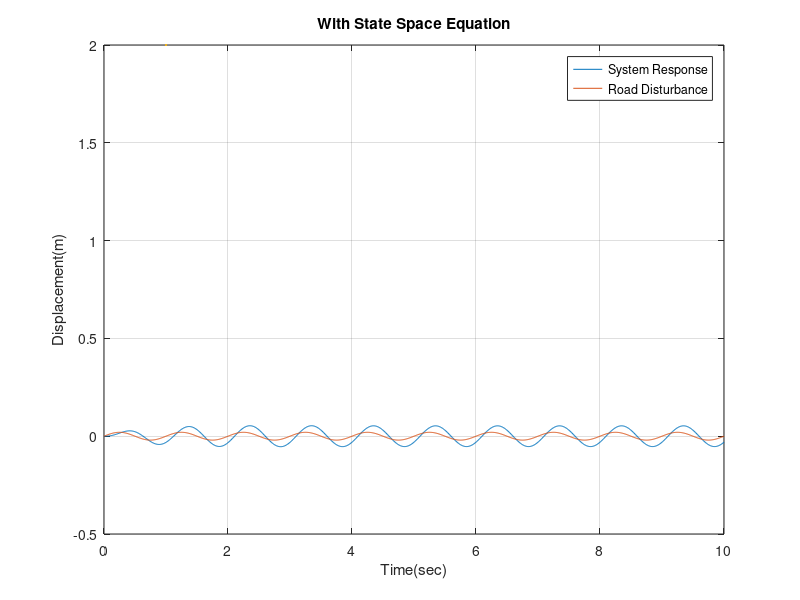

MATLAB code for this plot:
%% My Simulation
clc; clear; close all;clearvars;

sim = 10;
ts = 0.01;
t = 0:ts:sim;
ud = zeros(size(t));
t_new = t(1:1001);
%ud(1:101) = 0.3*(1-cos(2*pi*t(1:101)));
%ud(1:1001) = 0.01*sin(15*pi*t_new) + 0.02*sin(10*pi*t_new + pi/2) + 0.03*sin(pi*t_new);
ud(1:1001) = 0.02*sin(2*pi*t_new);
uc = zeros(size(t));
u = [uc; ud];

% Physical parameters
m_car = 320;    % kg
m_wheel = 40;   % kg
k_car = 18000 ; % N/m
k_wheel = 200000; % N/m
c_car = 1000;   % N/m/s
%c_wheel = 60;   % N/m/s

% State matrices
A = [ 0 1 0 0; [-k_car -c_car k_car c_car]/m_car ; 0 0 0 1; [k_car c_car (-k_car-k_wheel) -c_car]/m_wheel];
B = [ 0 0; 0 1/m_car ; 0 0 ; [-1 (k_wheel)]/m_wheel];
C = [1 0 0 0];
D = [0 0];

%subplot(2,1,1);
figure(1);
sys = ss(A,B,C,D);
%plot(t,lsim(sys,u,t),t,ud,'k:',LineWidth=1);
plot(t,lsim(sys,u,t),t,ud,LineWidth=2);
legend('System Response','Road Disturbance');
xlabel('Time(sec)');ylabel('Displacement(m)');
title('With State Space Equation');
grid on;

% [b, a] = ss2tf(A,B,C,D,2);
% 
% tf_sys = tf(b, a);
% %subplot(2,1,2);
% figure(2);
% plot(t,lsim(tf_sys,ud,t),t,ud,'k:',LineWidth=4);
% legend('System Response');
% xlabel('Time(sec)');ylabel('Displacement(m)');
% title('With Transfer Function');
% grid on;






